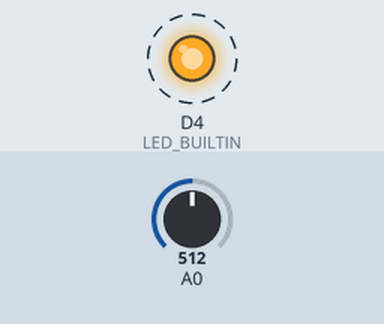
Recording of a sketch running on a simulated ESP8266 (NodeMCU). Parts: output pins drawn as LEDs (lit = HIGH, except the on-board LED, lit = LOW). Dashed ring = blinking. The inputs (shaded band) are chosen by the test bench; at power-on: A0 = 512. WiFi joins after 1.5 s; servers stay silent unless stated; no MQTT or app messages arrive unless stated; what the sketch prints to the serial monitor is not drawn.

Above: at 1.7 s.
Timing chart, 0 to 4.5 s (numbered marks = the images above):
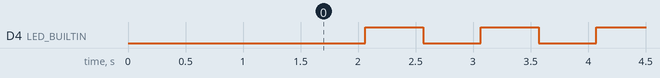

Measured:
- by itself, D4 (LED_BUILTIN): alternates HIGH for 0.50 s and LOW for 0.50 s

The sketch:

sketch_may28a.ino
```cpp
/*

   Fabrício Sousa
   Exemplo IBM Watson IoT Platform + Planta IoT
   Hardware: new NodeMCU LoLin V3 + Sensor umidade solo


   Logica:
   1. efetua conexao com a rede WiFi
   2. obtem a grandeza de umidade do solo
   3. conecta no servidor MQTT IBM Watson IoT Platform
   4. publica a JSON string para o topico

   referencias Bluemix e IoTF:
   Autor: FilipeFlop
   https://www.filipeflop.com/blog/planta-iot-com-esp8266-nodemcu/

*/


#include <ESP8266WiFi.h>
#include <PubSubClient.h>


//atualize SSID e senha WiFi
const char* ssid = "HackaTruckVisitantes";
const char* password = "";


//D4 only for Lolin board
#define LED_BUILTIN D4


//Atualize os valores de Org, device type, device id e token
#define ORG "lcj8oh"
#define DEVICE_TYPE "sensorUmidade"
#define DEVICE_ID "lcj8oh"
#define TOKEN "123456789"


//broker messagesight server
char server[] = ORG ".messaging.internetofthings.ibmcloud.com";
char topic[] = "iot-2/evt/status/fmt/json";
char authMethod[] = "use-token-auth";
char token[] = TOKEN;
char clientId[] = "d:" ORG ":" DEVICE_TYPE ":" DEVICE_ID;


float umidade = 0.0;
char umidadestr[6];


WiFiClient wifiClient;
PubSubClient client(server, 1883, NULL, wifiClient);


void setup() {
  Serial.begin(115200);
  Serial.println();
  Serial.println("Iniciando...");


  Serial.print("Conectando na rede WiFi "); Serial.print(ssid);
  WiFi.begin(ssid, password);
  while (WiFi.status() != WL_CONNECTED) {
    delay(500);
    Serial.print(".");
  }
  Serial.println("");
  Serial.print("[INFO] Conectado WiFi IP: ");
  Serial.println(WiFi.localIP());


  pinMode(LED_BUILTIN, OUTPUT);
}


//Função: faz a leitura do nível de umidade
//Parâmetros: nenhum
//Retorno: umidade percentual (0-100)
//Observação: o ADC do NodeMCU permite até, no máximo, 3.3V. Dessa forma,
//            para 3.3V, obtem-se (empiricamente) 978 como leitura de ADC
float FazLeituraUmidade(void)
{
    int ValorADC;
    float UmidadePercentual;

     ValorADC = analogRead(0);   //978 -> 3,3V
     Serial.print("[Leitura ADC] ");
     Serial.println(ValorADC);

     //Quanto maior o numero lido do ADC, menor a umidade.
     //Sendo assim, calcula-se a porcentagem de umidade por:
     //
     //   Valor lido                 Umidade percentual
     //      _    0                           _ 100
     //      |                                |
     //      |                                |
     //      -   ValorADC                     - UmidadePercentual
     //      |                                |
     //      |                                |
     //     _|_  978                         _|_ 0
     //
     //   (UmidadePercentual-0) / (100-0)  =  (ValorADC - 978) / (-978)
     //      Logo:
     //      UmidadePercentual = 100 * ((978-ValorADC) / 978)

     UmidadePercentual = 100 * ((978-(float)ValorADC) / 978);
     Serial.print("[Umidade Percentual] ");
     Serial.print(UmidadePercentual);
     Serial.println("%");

     return UmidadePercentual;
}


void loop() {


  if (!!!client.connected()) {
    Serial.print("Reconnecting client to ");
    Serial.println(server);
    while (!!!client.connect(clientId, authMethod, token)) {
      Serial.print(".");
      delay(500);
    }
    Serial.println();
  }


  float umidade = FazLeituraUmidade();

  // Conversao Floats para Strings
  char TempString[32];  //  array de character temporario


  // dtostrf( [Float variable] , [Minimum SizeBeforePoint] , [sizeAfterPoint] , [WhereToStoreIt] )
  dtostrf(umidade, 2, 1, TempString);
  String umidadestr =  String(TempString);


  // Prepara JSON para IOT Platform
  int length = 0;


  String payload = "{\"d\":{\"umidade\":\"" + umidadestr + "\"}}";


  length = payload.length();
  Serial.print(F("\nData length"));
  Serial.println(length);


  Serial.print("Sending payload: ");
  Serial.println(payload);


  if (client.publish(topic, (char*) payload.c_str())) {
    Serial.println("Publish ok");
    digitalWrite(LED_BUILTIN, LOW);
    delay(500);
    digitalWrite(LED_BUILTIN, HIGH);
    delay(500);
  } else {
    Serial.println("Publish failed");
    Serial.println(client.state());
  }
}
```
